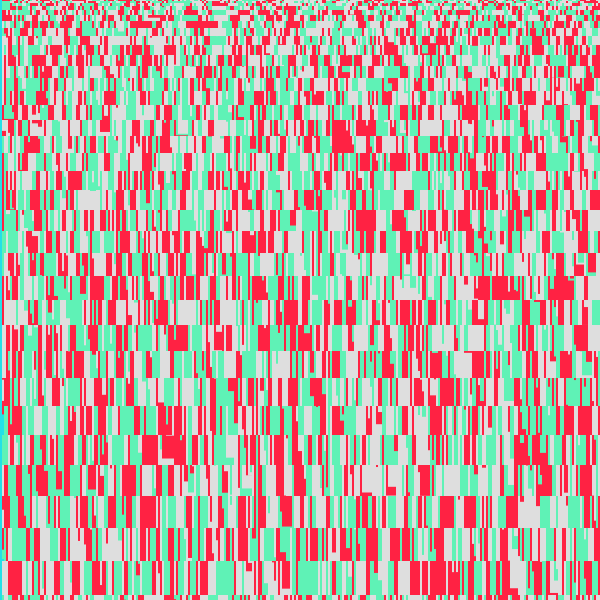
Frame 1 (no input)
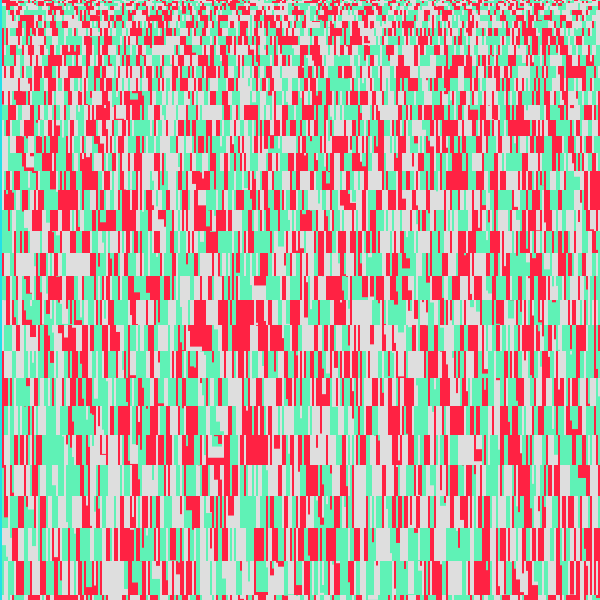
Frame 60 (the mouse pressed at the canvas centre just before this capture)
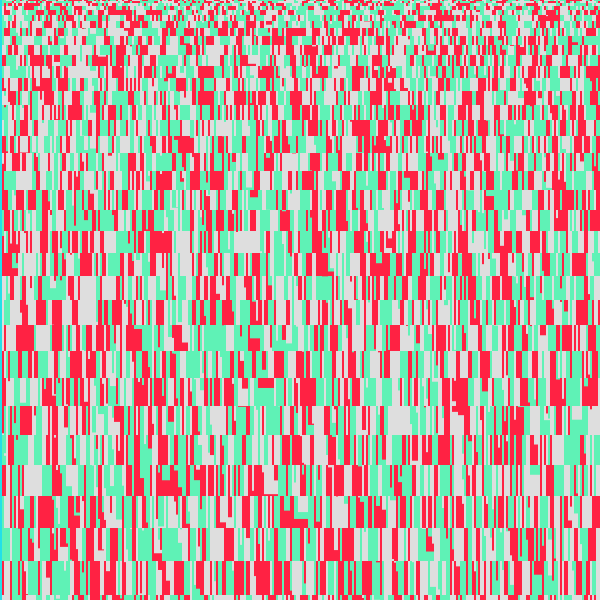
Frame 120 (the mouse held since frame 60 and released just before this capture)

The Processing sketch that drew these frames (run headless with seeded random() and noise(); from frame 60 on, the mouse is pressed at the canvas centre):

// Processing sketch: processing_144310
// ── processing_144310.pde

//Lee hye ri
//201420101


void setup(){

  size(600,600);

  background (35,224,232);

}

void smallSquares( float x, float y, float rectHeight, float rectWidth ){

  float i_num = 2;

  while (i_num < 600){

    float newRectHeight = rectHeight*random(5,10);

    float colorDecider = int(newRectHeight%4);

    if (colorDecider == 3){

      fill(95,242,182);

    } else if (colorDecider == 1){

      fill(444);

    } else if (colorDecider == 2){

      fill(222);

    } else {

      fill(355,34,67);

    }

    println (colorDecider); 

    //stroke(255);

    noStroke();

    rect(x + i_num, y,newRectHeight, rectWidth*random(10));

    i_num = i_num + 2;

  }

  

}

void squarePatternBuilder(){

  float i = 0;

  while (i < 100){

    translate(0,i);

    smallSquares(0,0,random(10,20),random(10,20));

    i++;

  }

}

void draw(){

  

  squarePatternBuilder();

}
